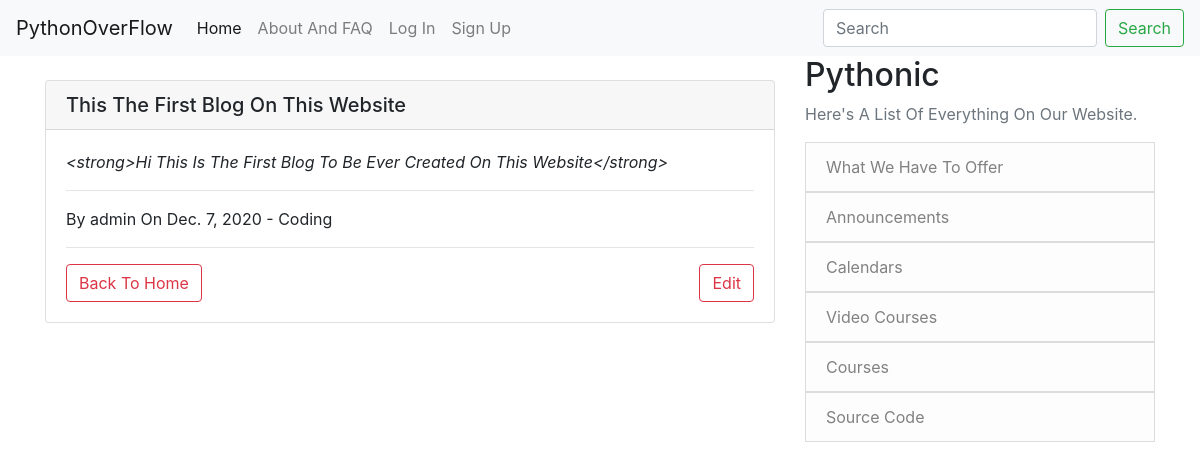
/post-detail/17, run on an earlier commit of the app's database.
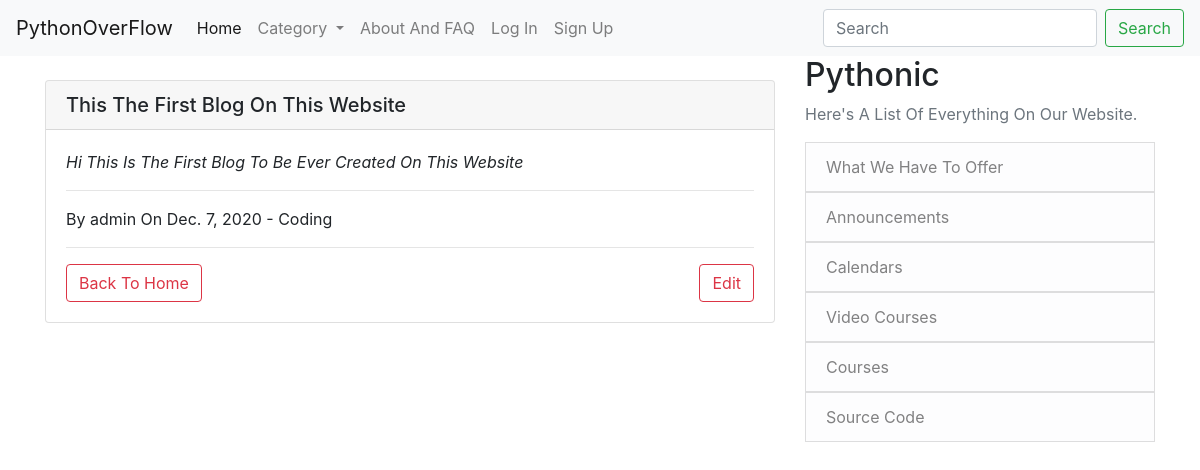
And on a later commit of the database.
### App/models.py (models this page shows, shortened)
class Post(models.Model):
    title = models.CharField(max_length=120)
    author = models.ForeignKey(User, on_delete=models.CASCADE)
    context = models.TextField()
    date_created = models.DateField(auto_now=True)
    category = models.CharField(max_length=30, default='Python')

### App/views.py (the view)
# urls.py: path('post-detail/<int:pk>', post_detail_view.as_view(), name='post_detail'),
class post_detail_view(DetailView):
    model = Post
    template_name = 'App/post-detail.html'
    def get_context_data(self, *args, **kwargs):
        cate_menu = Category.objects.all()
        context = super(post_detail_view, self).get_context_data(*args, **kwargs)
        context['cate_menu'] = cate_menu
        return context

### App/models.py (called while the page is built)
    def __str__(self):
        return self.name

### App/templates/App/post-detail.html (shortened to what this page needs)
{% extends "App/base.html" %}
{% block content %}
<br>
<div class="card">
    <h5 class="card-header">{{ post.title }}</h5>
    <div class="card-body">
        <p class="card-text"><i>{{ post.context }}</i></p>
        <hr>
        <p class="card-text">By {{ post.author }} On {{ post.date_created }} - {{ post.category }}</p>
        <hr>
        <a href="/" type="button" class="btn btn-outline-danger">Back To Home</a>
        <a href="{% url 'post_edit' post.pk %}" class="btn btn-outline-danger" style="float: right;">Edit</a>
    </div>
</div>
<br>
{% endblock %}

What changed in the data, as far as the page shows it:
changed Post "This The First Blog On This Website": context "<strong>Hi This Is The First Blog To Be Ever Created On This Website</strong>" → "Hi This Is The First Blog To Be Ever Created On This Website"
Also different on the page:
text now shown: "Category"
